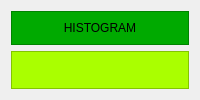
                       <widget class="QWidget" name="page">
                        <layout class="QVBoxLayout" name="verticalLayout_24">
                         <item alignment="Qt::AlignTop">
                          <widget class="QFrame" name="frame_29">
                           <property name="styleSheet">
                            <string notr="true">background-color: rgb(0, 170, 0);</string>
                           </property>
                           <property name="frameShape">
                            <enum>QFrame::StyledPanel</enum>
                           </property>
                           <property name="frameShadow">
                            <enum>QFrame::Raised</enum>
                           </property>
                           <layout class="QVBoxLayout" name="verticalLayout_25">
                            <item alignment="Qt::AlignTop">
                             <widget class="QLabel" name="label_39">
                              <property name="text">
                               <string>HISTOGRAM</string>
                              </property>
                              <property name="alignment">
                               <set>Qt::AlignCenter</set>
                              </property>
                             </widget>
                            </item>
                           </layout>
                          </widget>
                         </item>
                         <item>
                          <widget class="QFrame" name="frame_30">
                           <property name="sizePolicy">
                            <sizepolicy hsizetype="Preferred" vsizetype="Expanding">
                             <horstretch>0</horstretch>
                             <verstretch>0</verstretch>
                            </sizepolicy>
                           </property>
                           <property name="styleSheet">
                            <string notr="true">
background-color: rgb(170, 255, 0);</string>
                           </property>
                           <property name="frameShape">
                            <enum>QFrame::StyledPanel</enum>
                           </property>
                           <property name="frameShadow">
                            <enum>QFrame::Raised</enum>
                           </property>
                           <layout class="QGridLayout" name="gridLayout_2"/>
                          </widget>
                         </item>
                        </layout>
                       </widget>
